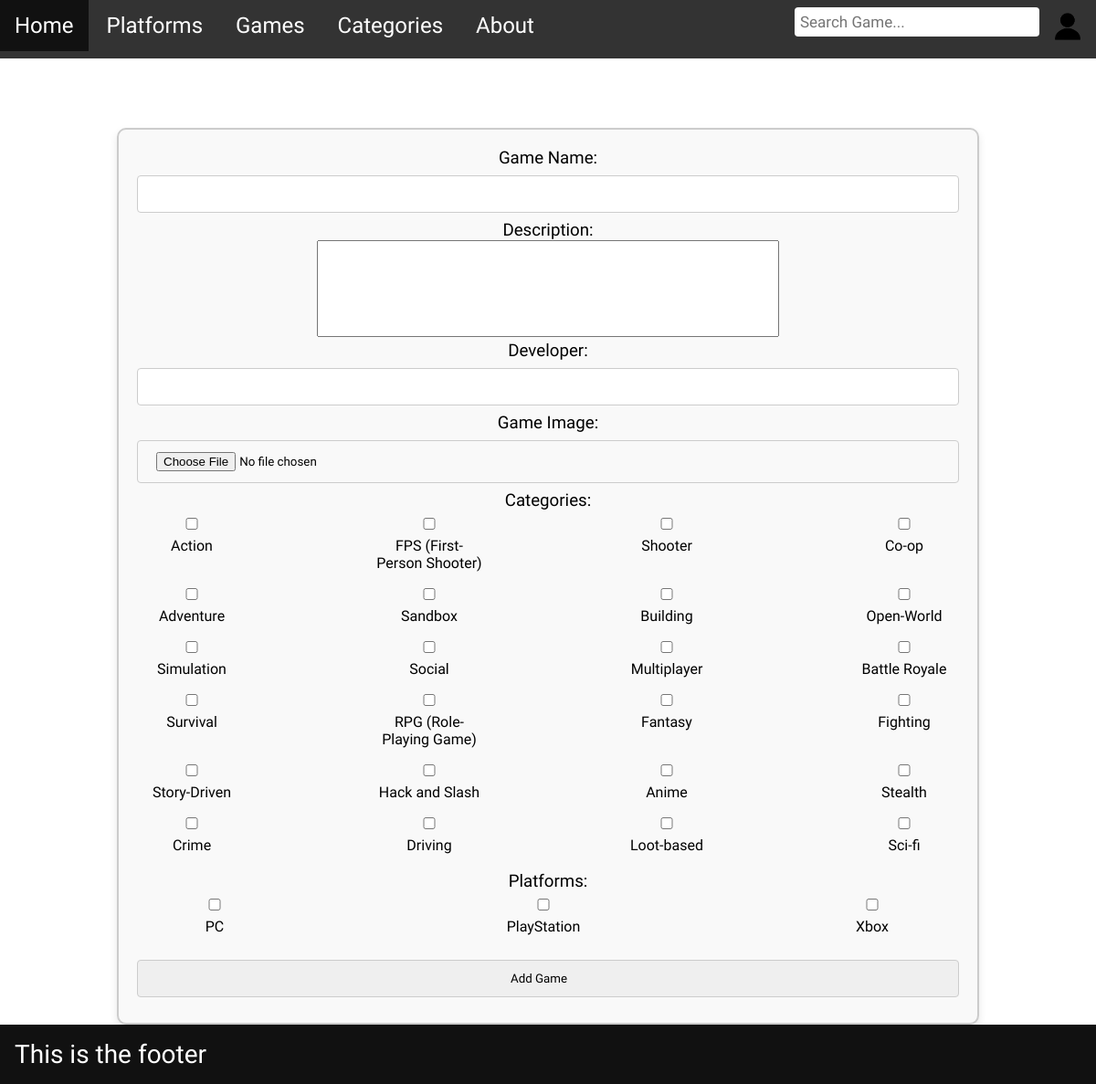
/admin/game/add (signed in), run on the app's committed database.
### app/models.py (models this page shows, shortened)
class Categories(db.Model):
    __tablename__ = "Categories"
    CategoryID = db.Column(db.Integer, primary_key=True, autoincrement=True)
    CategoryName = db.Column(db.String(100), nullable=False)
    CategoryDescription = db.Column(db.Text)
    CategoryImage = db.Column(db.String(255))
    games = db.relationship("Games", secondary="GameCategories", back_populates="categories")

class Platforms(db.Model):
    __tablename__ = "Platforms"
    PlatformID = db.Column(db.Integer, primary_key=True, autoincrement=True)
    PlatformName = db.Column(db.String(100), nullable=False)
    PlatformDescription = db.Column(db.String(255))
    PlatformImage = db.Column(db.String(255))
    games = db.relationship("Games", secondary="GamePlatforms", back_populates="platforms")
    game_platform_details = db.relationship("GamePlatformDetails", back_populates="platforms", cascade="all, delete-orphan")
    system_requirements = db.relationship("SystemRequirements", back_populates="platforms", cascade="all, delete-orphan")

### app/routes.py (the view)
@app.route('/admin/game/add', methods=["GET", "POST"])
def add_game():
    if "AccountID" not in session:
        return redirect("/login")
    user = execute_query(models.Accounts, operation="SELECT", filters={"AccountID": session["AccountID"]})
    if not user:
        return redirect("/dashboard")
    elif user:
        user = user[0]
        if not user.AccountIsAdmin:
            return redirect("/dashboard")
    form = AdminGameForm()
    form.submit.label.text = "Add Game"
    all_categories = execute_query(models.Categories, operation="SELECT")
    form.categories.choices = [(category.CategoryID, category.CategoryName) for category in all_categories]
    all_platforms = execute_query(models.Platforms, operation="SELECT")
    form.platforms.choices = [(platform.PlatformID, platform.PlatformName) for platform in all_platforms]
    if form.validate_on_submit():
        image_filename = None
        if form.game_image.data and hasattr(form.game_image.data, "filename"):
            filename = secure_filename(form.game_image.data.filename)
            form.game_image.data.save(os.path.join("app", "static", "images", filename))
            image_filename = filename
        execute_query(models.Games, operation="INSERT", data={
            "GameName": form.game_name.data,
            "GameDescription": form.game_description.data,
            "GameDeveloper": form.game_developer.data,
            "GameImage": image_filename
        })
        new_game = execute_query(models.Games, operation="SELECT", filters={"GameName": form.game_name.data})
        new_game_id = new_game[0].GameID
        for category_id in form.categories.data:
            execute_query(models.GameCategories, operation="INSERT", data={"GameID": new_game_id, "CategoryID": category_id})
        for platform_id in form.platforms.data:
            base_game_data = {"GameID": new_game_id, "PlatformID": platform_id}
            execute_query(models.GamePlatforms, operation="INSERT", data=base_game_data)
            if platform_id == 1:
                min_req_data = {"Type": "Minimum",
                                "OS": form.min_pc_os.data or "N/A",
                                "RAM": form.min_pc_ram.data or "N/A",
                                "CPU": form.min_pc_cpu.data or "N/A",
                                "GPU": form.min_pc_gpu.data or "N/A",
                                "Storage": form.min_pc_storage.data or "N/A"
                                }
                rec_req_data = {"Type": "Recommended",
                                "OS": form.rec_pc_os.data or "N/A",
                                "RAM": form.rec_pc_ram.data or "N/A",
                                "CPU": form.rec_pc_cpu.data or "N/A",
                                "GPU": form.rec_pc_gpu.data or "N/A",
                                "Storage": form.rec_pc_storage.data or "N/A"
                                }
                execute_query(models.SystemRequirements, operation="INSERT", data=base_game_data | min_req_data)
                execute_query(models.SystemRequirements, operation="INSERT", data=base_game_data | rec_req_data)
            else:
                normal_req_data = {"Type": "Normal",
                                   "OS": (form.ps_os.data if platform_id == 2 else form.xb_os.data) or "N/A",
                                   "RAM": "N/A",
                                   "CPU": "N/A",
                                   "GPU": "N/A",
                                   "Storage": (form.ps_storage.data if platform_id == 2 else form.xb_storage.data) or "N/A"
                                   }
                execute_query(models.SystemRequirements, operation="INSERT", data=base_game_data | normal_req_data)
            raw_price = (form.pc_price.data if platform_id == 1 else
                         form.ps_price.data if platform_id == 2 else
                         form.xb_price.data)
            raw_release_date = (form.pc_release_date.data if platform_id == 1 else
                                form.ps_release_date.data if platform_id == 2 else
                                form.xb_release_date.data)
            price_data = {
                "Price": float(raw_price) if raw_price not in [None, ""] else -1,
                "ReleaseDate": raw_release_date.isoformat() if raw_release_date else "1900-01-01"
            }
            execute_query(models.GamePlatformDetails, operation="INSERT", data=base_game_data | price_data)
        flash(f"Game {new_game[0].GameName} created successfully", "success")
        return redirect("/game/" + str(new_game_id))
    else:
        print("Form errors:", form.errors)
    return render_template("admin.html", form=form, form_action="/admin/game/add", form_type="INSERT")

### app/templates/admin.html (shortened to what this page needs)
{% extends 'layout.html' %}
{% block content %}
<head>
</head>
<h1 style="text-align: center; color: white;">{{ "Add Game" if form_type=="INSERT" else "Update Game"}}</h1><br><br>
<div class="admin_game_container">
    <div class="admin_game_border">
        <form action="{{ form_action }}" method="POST" enctype="multipart/form-data">
            <h3>{{ form.game_name.label }}:</h3> {{ form.game_name }}<br>
            <h3>{{ form.game_description.label }}:</h3> {{ form.game_description }}<br>
            <h3>{{ form.game_developer.label }}:</h3> {{ form.game_developer }}<br>
            <h3>{{ form.game_image.label }}:</h3> {{ form.game_image() }}<br>
            <h3>{{ form.categories.label }}:</h3>
            <div class="category_grid">
                {% for subfield in form.categories %}
                <label>{{ subfield() }} {{ subfield.label.text }}</label><br>
                {% endfor %}
            </div><br>
            <h3>{{ form.platforms.label }}:</h3>
            <div class="platform_grid">
                {% for subfield in form.platforms %}
                <label>{{ subfield(class="platform-checkbox", onchange="toggle_div()") }} {{ subfield.label.text
                    }}</label><br>
                {% endfor %}
            </div><br>
            {{ form.submit }}<br>
        </form>
    </div>
</div>
{% endblock %}

### app/static/style.css (style rules this page uses)
* { margin: 0; text-decoration: none; font-family: "Play", sans-serif; font-weight: 400; font-style: normal; }
html, body { height: 100%; display: flex; flex-direction: column; }
body#bg_image { background-image: url("images/bg.jpg"); background-size: cover; background-attachment: fixed; }
.admin_game_container { display: flex; justify-content: center; align-items: center; }
.admin_game_border { text-align: center; border: 2px solid #ccc; border-radius: 10px; padding: 20px; width: 900px; background-color: #f9f9f9; box-shadow: 0px 4px 8px rgba(0, 0, 0, 0.1); }
input { padding: 12px 40px 12px 20px; margin: 8px 0; display: inline-block; border: 1px solid #ccc; border-radius: 4px; box-sizing: border-box; width: 100%; }
.uneditable { width: 500px; height: 100px; resize: none; }
.category_grid { display: grid; grid-template-columns: repeat(8, 120px); gap: 10px; }
.platform_grid { display: grid; grid-template-columns: repeat(6, 170px); gap: 10px; }

### data on the page
Categories: label.text "Action"
Categories: label.text "FPS (First-Person Shooter)"
Categories: label.text "Shooter"
Categories: label.text "Co-op"
Categories: label.text "Adventure"
Categories: label.text "Sandbox"
Categories: label.text "Building"
Categories: label.text "Open-World"
Categories: label.text "Simulation"
Categories: label.text "Social"
Categories: label.text "Multiplayer"
Categories: label.text "Battle Royale"
Categories: label.text "Survival"
Categories: label.text "RPG (Role-Playing Game)"
Categories: label.text "Fantasy"
Categories: label.text "Fighting"
Categories: label.text "Story-Driven"
Categories: label.text "Hack and Slash"
Categories: label.text "Anime"
Categories: label.text "Stealth"
Categories: label.text "Crime"
Categories: label.text "Driving"
Categories: label.text "Loot-based"
Categories: label.text "Sci-fi"
Platforms: label.text "PC"
Platforms: label.text "PlayStation"
Platforms: label.text "Xbox"
